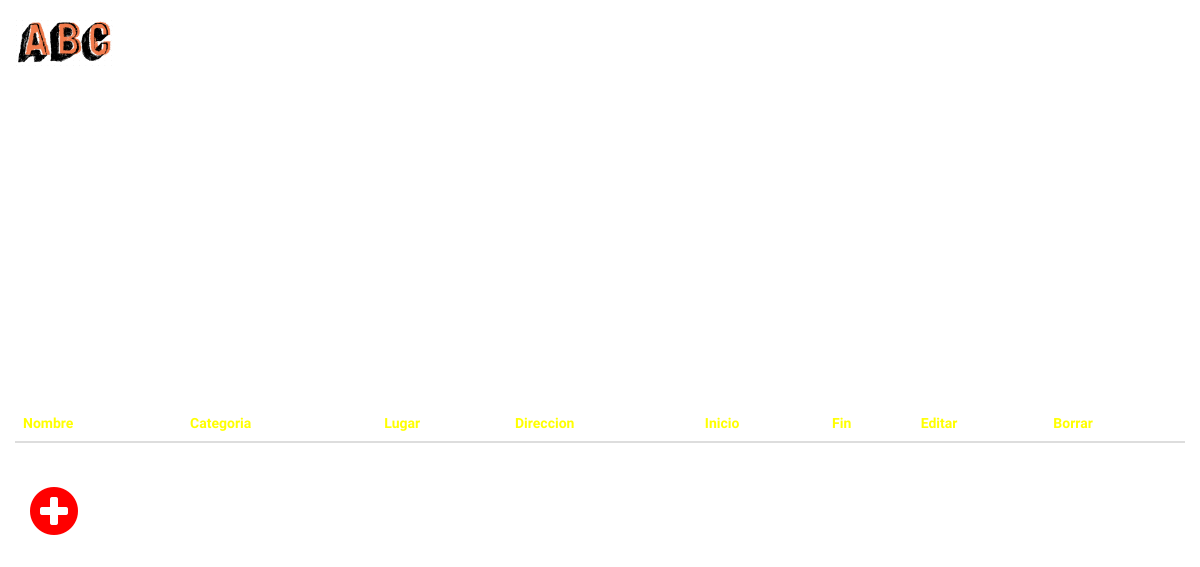
The page /events/ (signed in) on the database as committed earlier.
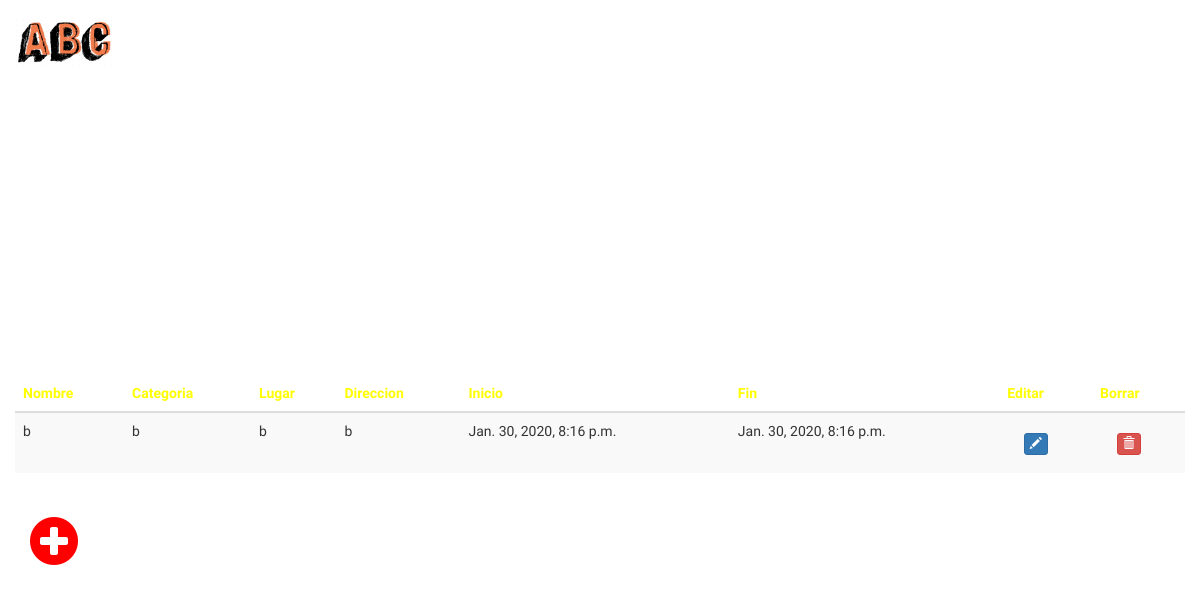
The same page on the database as committed later.
### events/models.py (models this page shows, shortened)
class Event(models.Model):
    name = models.CharField(max_length=180, default="new Event")
    description = models.CharField(max_length=300, null=True)
    place = models.CharField(max_length=180, null=True)
    address = models.CharField(max_length=180, null=True)
    created_At = models.DateTimeField(auto_now_add=True)
    startDate = models.DateTimeField(blank=True, null=True)
    endDate = models.DateTimeField(blank=False, null=True)
    mode = models.BooleanField(null=True, blank=False)
    author = models.ForeignKey(settings.AUTH_USER_MODEL, on_delete=models.CASCADE, null=False, blank=False, default=1)

### events/views.py (the view)
# urls.py: url(r'^events/', include('events.urls')),
@login_required
def events(request):
    form = EventsForm()
    events = Event.objects.filter(author=request.user).order_by('created_At')
    if request.method == 'POST':
        print("post")
        return HttpResponseRedirect('/events')
    else:
        form = EventsForm()
    return render(request, 'events/events.html', {'events': events, 'form': form})

### events/templates/events/events.html (shortened to what this page needs)
<!DOCTYPE html>
<html>
<head>
    {% load static %}
    <link href="//maxcdn.bootstrapcdn.com/bootstrap/3.3.0/css/bootstrap.min.css" rel="stylesheet" id="bootstrap-css">
    <link rel="stylesheet" href="https://cdnjs.cloudflare.com/ajax/libs/font-awesome/4.7.0/css/font-awesome.min.css">
    <link rel="stylesheet" type="text/css" href="{% static 'events/css/eventsFormStyle.css'%}">
</head>
<body>
<nav class="navbar navbar-expand-lg navbar-light bg-light">
    <a class="navbar-brand" href="/">
        <image src="{% static 'events/logoABC.png'%}" style="width:100px;height:50px"></image>
    </a>
</nav>
<div class="container">
    <div class="row">
        <table id="mytable" class="table table-bordred table-striped">
            <thead style="color:yellow">
            <th>Nombre</th>
            <th>Categoria</th>
            <th>Lugar</th>
            <th>Direccion</th>
            <th>Inicio</th>
            <th>Fin</th>
            <th>Editar</th>
            <th>Borrar</th>
            </thead>
            <tbody>
            {% for event in events %}
            <tr>
                <td>{{event.name}}</td>
                <td>{{event.description}}</td>
                <td>{{event.place}}</td>
                <td>{{event.address}}</td>
                <td>{{event.startDate}}</td>
                <td>{{event.endDate}}</td>
                <td>
                    <p data-placement="top" data-toggle="tooltip" title="Edit">
                    <form action="edit" method="get">
                        <button type="submit" class="btn btn-primary btn-xs" data-title="Edit" data-toggle="modal"
                                data-target="#edit"><span class="glyphicon glyphicon-pencil"></span></button>
                    </form>
                    </p>
                </td>
                <td>
                    <p data-placement="top" data-toggle="tooltip" title="Delete">
                    <form action="delete" method="post">
                        <button type="submit" class="btn btn-danger btn-xs" data-title="Delete" data-toggle="modal"
                                data-target="#delete"><span class="glyphicon glyphicon-trash"></span></button>
                    </form>
                    </p>
                </td>
            </tr>
            </tbody>
            {% endfor %}
        </table>
    </div>
    <br>
    <div><a href="eventsform" style="color:red"><i class="fa fa-4x fa-plus-circle float-right"></i></a></div>
</div>
</body>
</html>

Rows that differ between the two databases and show on the page:
added Event: name "b", description "b", place "b", address "b", startDate "Jan. 30, 2020, 8:16 p.m.", endDate "Jan. 30, 2020, 8:16 p.m."
